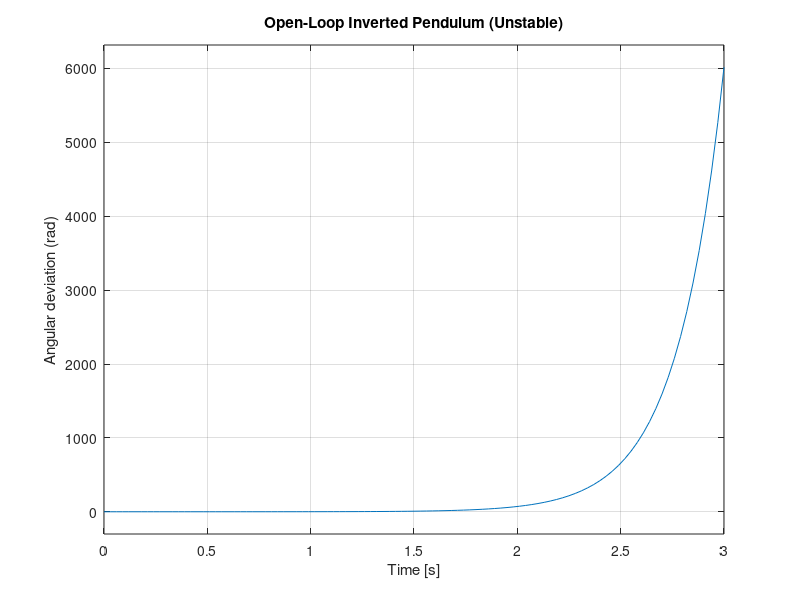
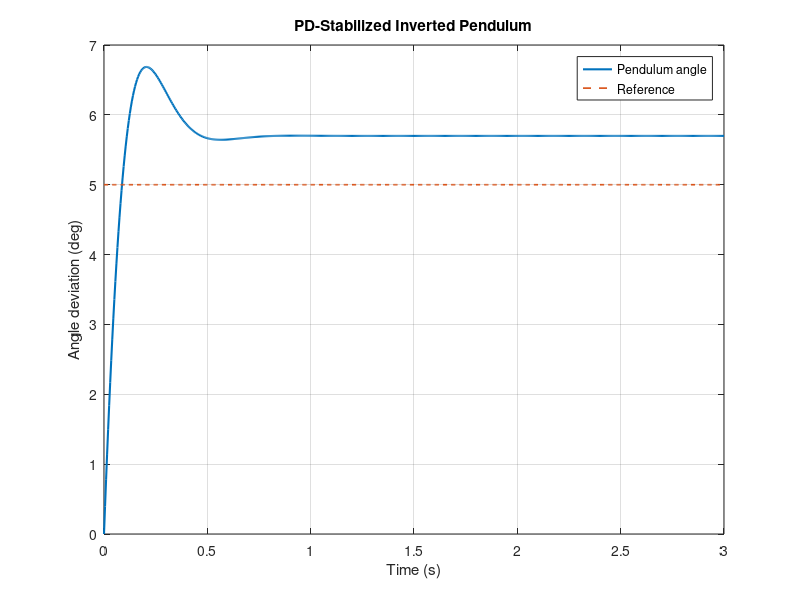

These figures' MATLAB source, in order: (Note: this script raises an error after producing the figures.)
%% Simplified Inverted Pendulum Angle Stabilization with PD Control
% Linearized near the upright equilibrium.
% Equation: m*l^2*theta_ddot - m*g*l*theta = tau
% Input: control torque tau [N*m]
% Output: small angular deviation theta [rad]

clear; clc; close all;

%% Physical parameters
m = 0.5;       % kg
l = 0.5;       % m
g = 9.81;      % m/s^2

%% Unstable linearized plant theta(s)/tau(s)
s = tf('s');
G = 1/(m*l^2*s^2 - m*g*l);

disp('Linearized inverted-pendulum plant:');
G
fprintf('Open-loop poles:\n');
disp(pole(G));

%% Show open-loop instability for a small torque step
figure('Name','Inverted Pendulum Open Loop');
step(0.05*G, 3);
grid on;
title('Open-Loop Inverted Pendulum (Unstable)');
ylabel('Angular deviation (rad)');

%% PD controller
Kp = 20;
Kd = 2;
C = pid(Kp, 0, Kd);
T = feedback(C*G, 1);

fprintf('\nPD gains: Kp = %.2f, Kd = %.2f\n', Kp, Kd);
fprintf('Closed-loop poles:\n');
disp(pole(T));

%% Small-angle reference tracking
referenceAngleDeg = 5;
referenceAngleRad = deg2rad(referenceAngleDeg);
t = 0:0.005:3;
r = referenceAngleRad*ones(size(t));
y = lsim(T, r, t);

figure('Name','Inverted Pendulum Closed Loop');
plot(t, rad2deg(y), 'LineWidth', 1.5);
hold on;
plot(t, referenceAngleDeg*ones(size(t)), '--', 'LineWidth', 1.2);
grid on;
xlabel('Time (s)');
ylabel('Angle deviation (deg)');
legend('Pendulum angle','Reference','Location','best');
title('PD-Stabilized Inverted Pendulum');

%% Step-response metrics
info = stepinfo(T);
disp('Closed-loop unit-step information:');
disp(info);

%% Stability margin view of the loop transfer function
figure('Name','Inverted Pendulum Root Locus');
rlocus(C*G);
grid on;
title('Root Locus of PD-Controlled Pendulum Loop');

%% Save figures
if ~exist('figures','dir')
    mkdir('figures');
end
figs = findall(0,'Type','figure');
for i = 1:numel(figs)
    exportgraphics(figs(i), fullfile('figures', sprintf('figure_%d.png', figs(i).Number)));
end
